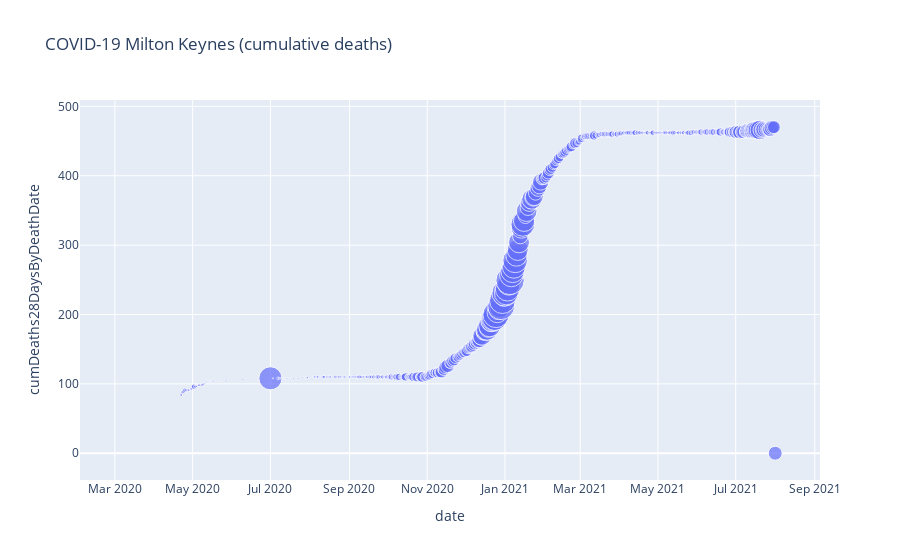

The notebook cell this image was saved under:
### Code cell
# using plotly express
df = df.dropna()
fig = px.scatter(df, x='date', y='cumDeaths28DaysByDeathDate', size='newCasesByPublishDate', title="COVID-19 Milton Keynes (cumulative deaths)")
fig.show()

### Figure 1 — Plotly figure (JSON) as saved in the notebook; plotly's stock layout.template omitted (floating-point values rounded to 4 significant figures; data arrays with more than 128 entries replaced by an {"elided": "..."} marker saying what was removed)
{"data": [{"hovertemplate": "date=%{x}<br>cumDeaths28DaysByDeathDate=%{y}<br>newCasesByPublishDate=%{marker.size}<extra></extra>", "legendgroup": "", "marker": {"color": "#636efa", "size": {"elided": "515 int values"}, "sizemode": "area", "sizeref": 1.235, "symbol": "circle"}, "mode": "markers", "name": "", "orientation": "v", "showlegend": false, "type": "scatter", "x": {"elided": "515 str values"}, "xaxis": "x", "y": {"elided": "515 int values"}, "yaxis": "y"}], "layout": {"legend": {"itemsizing": "constant", "tracegroupgap": 0}, "title": {"text": "COVID-19 Milton Keynes (cumulative deaths)"}, "xaxis": {"anchor": "y", "domain": [0, 1], "title": {"text": "date"}}, "yaxis": {"anchor": "x", "domain": [0, 1], "title": {"text": "cumDeaths28DaysByDeathDate"}}}}
